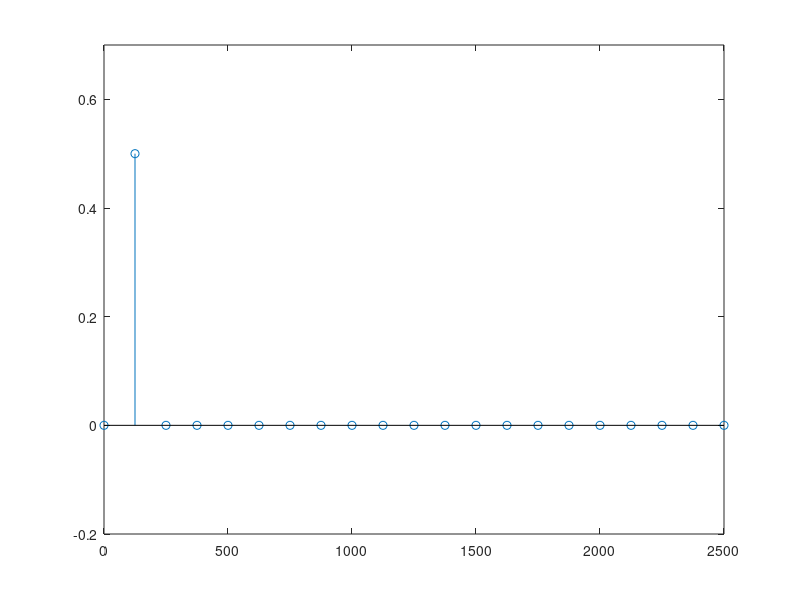

This figure's MATLAB source:

a = 3;


function out = mySquareV1(t, f0, d_c, bds=[-1,1], cent=false)
    #{ 
        t: tidsvektor
        f0: fundemental frekvens
        d_c: duty cycle 
        bds: bounds aks grenser (hva høy og lav er i verdi) -> bds(1) = lav verdi, bds(2) = høy verdi.  
        cent: få en sentrerrt positiv puls omkring origo (alså tidskifte med halv pulsperiode, t+t1 hvor t1 = (T*d_c/100)/2)

        return verdi -> t: tidsavektor om pds=0 t_ut = t_in eller så er den tilpaset skalert til ms, out: resulterde verdier for y aksen (amplitude vektor).
    #} 

    T = 1/f0;
        
    d_c = d_c/100;
    rads = t*2*pi*f0;

    if cent;
        rads = t*2*pi*f0 + (2*pi*d_c)/2;
    end;

    pulse_end_rad = 2*pi*d_c;
    n_rad = mod(rads, 2*pi );

    out = n_rad;
    out(n_rad > pulse_end_rad) = bds(1);
    out(n_rad <= pulse_end_rad) = bds(2);
 
end;

function [a_0, y, t] = findA0(func, T, dp)

    dt = T/dp;
    t = 0:dt:(T-dt);
    y = func(t);

    a_0 = round((sum(y)/(length(t)))*1e3)/1e3;
end;

function [a_l, b_l, val_l, freq_l, dc, m] = findAandBs(func, T, num_coffs, dp)
    %a = integral(x(t)cos(w_0*n*t), 0, T)
    %b = integral(x(t)sin(w_0*n*t), 0, T)
    % x(t) = dc + a_n*cos(w_0*n*t)

    n = 0:num_coffs;
    w_0 = (2*pi)/T;

    dt = T/dp;
    t = 0:dt:(T-dt);
    
    a_l = [];
    b_l = [];

    val_l = [];
    freq_l = [];
    for i=n;
        y1 = func(t).*cos(i*w_0*t);
        y2 = func(t).*sin(i*w_0*t);

        coff_a =  sum(y1)/(length(t));
        coff_b =  sum(y2)/(length(t));

        a_l = [a_l, coff_a];
        b_l = [b_l, coff_b];
        freq_l = [freq_l, (w_0*i)/(2*pi)];
    end;

    dc =  a_l(1)
    m = max([a_l, b_l])

end;

function out =  myFunc(t)
    T = 8e-3;
    A = 2;
    f0 = 1/T;
    tau = T/4;
    d_c = round((tau/T)*100);
    out = mySquareV1(t,f0, d_c, [0, A], true);
    out = sin(t*f0*2*pi);
end;

T = 8e-3;

[a_l, b_l, val_l, freq_l, dc, m] = findAandBs(@myFunc, T, 20, 125);
stem(freq_l, b_l+a_l)
ylim([-.2,m+.2])
